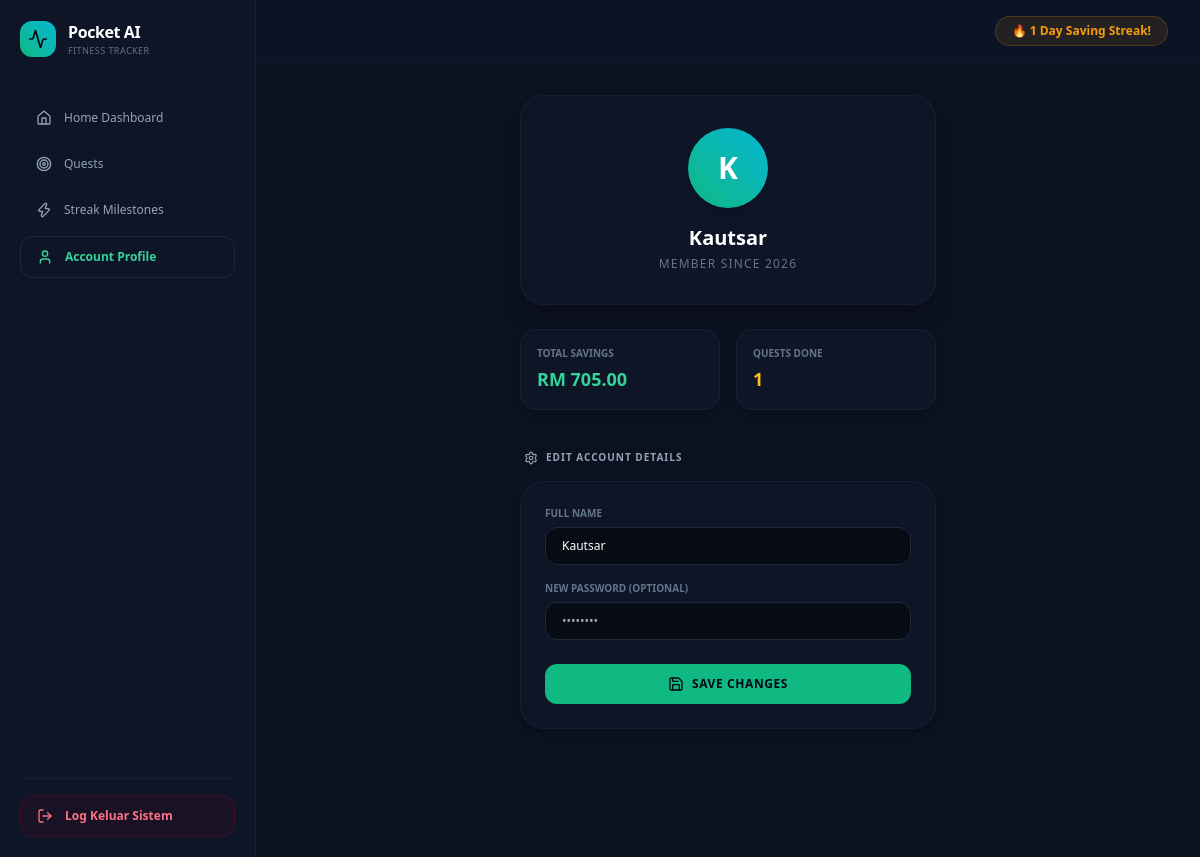
The page /frontend/profile.php (signed in) on the database its author committed.
### tables this page shows
CREATE TABLE `financials` (
  `id` int(11) NOT NULL,
  `user_id` int(11) NOT NULL,
  `monthly_allowance` decimal(10,2) NOT NULL DEFAULT 0.00,
  `current_balance` decimal(10,2) NOT NULL DEFAULT 0.00,
  `savings_amount` decimal(10,2) NOT NULL DEFAULT 0.00,
  `spending_amount` decimal(10,2) NOT NULL DEFAULT 0.00,
  `bills_amount` decimal(10,2) NOT NULL DEFAULT 0.00,
  `streak_count` int(11) NOT NULL DEFAULT 1,
  `total_wins` int(11) DEFAULT 0,
  `xp` int(11) NOT NULL DEFAULT 10,
  `last_streak_date` varchar(50) DEFAULT ''
);

CREATE TABLE `users` (
  `id` int(11) NOT NULL,
  `fullname` varchar(100) NOT NULL,
  `email` varchar(100) NOT NULL,
  `password` varchar(255) NOT NULL,
  `created_at` timestamp NOT NULL DEFAULT current_timestamp()
);

### frontend/profile.php (the view, shortened to what this page needs)
<?php
require_once 'db.php';
$userId = $_SESSION['user_id'];
$stmt = $conn->prepare("SELECT * FROM users WHERE id = :uid");
$stmt->execute([':uid' => $userId]);
$user = $stmt->fetch(PDO::FETCH_ASSOC);
$username = $user ? $user['fullname'] : 'User';
$stmtFin = $conn->prepare("SELECT * FROM financials WHERE user_id = :uid");
$stmtFin->execute([':uid' => $userId]);
$fin = $stmtFin->fetch(PDO::FETCH_ASSOC);
$streakCount = $fin ? intval($fin['streak_count']) : 0;
$totalWins   = $fin ? intval($fin['total_wins'] ?? 0) : 0;
$balance     = $fin ? floatval($fin['current_balance']) : 0.00;
?>
<!DOCTYPE html>
<html lang="en">
<head>
  <script src="https://cdn.tailwindcss.com"></script>
</head>
<body class="bg-[#0b111e] text-slate-100 font-sans min-h-screen flex overflow-x-hidden">
  <aside id="sidebar" class="fixed inset-y-0 left-0 z-50 w-64 bg-[#0d1527] border-r border-slate-800/60 p-5 transform -translate-x-full lg:translate-x-0 lg:static lg:flex lg:flex-col justify-between transition-transform duration-300 ease-in-out shrink-0">
    <div class="space-y-6">
      <div class="flex items-center justify-between">
        <div class="flex items-center gap-3">
          <div class="bg-gradient-to-tr from-emerald-500 to-cyan-500 p-2 rounded-xl text-slate-950 font-black tracking-tighter">
            <i data-lucide="activity" class="w-5 h-5"></i>
          </div>
          <div>
            <h1 class="text-base font-black tracking-tight text-white">Pocket AI</h1>
            <p class="text-[9px] text-slate-500 font-medium uppercase tracking-wider">Fitness Tracker</p>
          </div>
        </div>
      </div>
      <nav class="space-y-1.5 pt-4">
        <a href="index.php" class="flex items-center gap-3 px-4 py-3 text-slate-400 hover:bg-slate-900/40 hover:text-slate-200 font-medium text-xs rounded-xl transition-all">
          <i data-lucide="home" class="w-4 h-4"></i> Home Dashboard
        </a>
        <a href="quests.php" class="flex items-center gap-3 px-4 py-3 text-slate-400 hover:bg-slate-900/40 hover:text-slate-200 font-medium text-xs rounded-xl transition-all">
          <i data-lucide="target" class="w-4 h-4"></i> Quests
        </a>
        <a href="streaks.php" class="flex items-center gap-3 px-4 py-3 text-slate-400 hover:bg-slate-900/40 hover:text-slate-200 font-medium text-xs rounded-xl transition-all">
          <i data-lucide="zap" class="w-4 h-4"></i> Streak Milestones
        </a>
        <a href="profile.php" class="flex items-center gap-3 px-4 py-3 bg-slate-900/60 border border-slate-800 text-emerald-400 font-bold text-xs rounded-xl transition-all">
          <i data-lucide="user" class="w-4 h-4"></i> Account Profile
        </a>
      </nav>
    </div>
    <div class="pt-4 border-t border-slate-800/60">
      <a href="logout.php" class="flex items-center gap-3 px-4 py-3 w-full bg-rose-950/20 border border-rose-900/30 hover:bg-rose-950/40 text-rose-400 font-bold text-xs rounded-xl transition-colors">
        <i data-lucide="log-out" class="w-4 h-4"></i> Log Keluar Sistem
      </a>
    </div>
  </aside>
  <main class="flex-1 min-w-0 flex flex-col min-h-screen pb-32">
    <header class="bg-[#0d1527]/80 backdrop-blur-md px-4 md:px-8 py-4 border-b border-slate-800/40 flex justify-between items-center sticky top-0 z-30">
      <div class="bg-amber-500/10 border border-amber-500/20 px-4 py-1.5 rounded-full flex items-center gap-1.5">
        <span class="text-xs text-amber-500 font-bold">🔥 <?php echo $streakCount; ?> Day Saving Streak!</span>
      </div>
    </header>
    <div class="max-w-md w-full mx-auto px-4 pt-8 space-y-6">
        <div class="bg-[#0d1527] border border-slate-800/60 p-8 rounded-3xl text-center space-y-4 shadow-xl">
            <div class="w-20 h-20 bg-gradient-to-tr from-emerald-500 to-cyan-500 rounded-full mx-auto flex items-center justify-center text-3xl font-black text-white shadow-lg">
                <?php echo strtoupper(substr($username, 0, 1)); ?>
            </div>
            <div>
                <h2 class="text-xl font-black text-white"><?php echo htmlspecialchars($username); ?></h2>
                <p class="text-xs text-slate-500 font-medium uppercase tracking-widest mt-1">Member Since 2026</p>
            </div>
        </div>
        <div class="grid grid-cols-2 gap-4">
            <div class="bg-[#0d1527] border border-slate-800/60 p-4 rounded-2xl shadow-md">
                <p class="text-[10px] uppercase text-slate-500 font-bold">Total Savings</p>
                <p class="text-lg font-black text-emerald-400 mt-1">RM <?php echo number_format($balance, 2); ?></p>
            </div>
            <div class="bg-[#0d1527] border border-slate-800/60 p-4 rounded-2xl shadow-md">
                <p class="text-[10px] uppercase text-slate-500 font-bold">Quests Done</p>
                <p class="text-lg font-black text-amber-400 mt-1"><?php echo $totalWins; ?></p>
            </div>
        </div>
        <div class="space-y-4 pt-4">
            <h3 class="text-[10px] font-bold text-slate-400 uppercase tracking-widest px-1 flex items-center gap-2">
                <i data-lucide="settings" class="w-3.5 h-3.5"></i> Edit Account Details
            </h3>
            <form action="update_profile.php" method="POST" class="bg-[#0d1527] border border-slate-800/60 p-6 rounded-3xl space-y-4 shadow-md">
                <div>
                    <label class="block text-[10px] uppercase font-bold text-slate-500 mb-1.5">Full Name</label>
                    <input type="text" name="fullname" value="<?php echo htmlspecialchars($username); ?>"
                           class="w-full bg-[#070b14] border border-slate-800 rounded-xl px-4 py-2.5 text-xs text-white focus:border-emerald-500 outline-none transition-all">
                </div>
                <div>
                    <label class="block text-[10px] uppercase font-bold text-slate-500 mb-1.5">New Password (Optional)</label>
                    <input type="password" name="password" placeholder="••••••••"
                           class="w-full bg-[#070b14] border border-slate-800 rounded-xl px-4 py-2.5 text-xs text-white focus:border-emerald-500 outline-none transition-all">
                </div>
                <div class="pt-2">
                    <button type="submit" class="w-full flex items-center justify-center gap-2 bg-emerald-500 hover:bg-emerald-400 text-slate-950 font-black text-xs py-3 rounded-xl transition-all active:scale-95 uppercase tracking-wider">
                        <i data-lucide="save" class="w-4 h-4"></i> Save Changes
                    </button>
                </div>
            </form>
        </div>
    </div>
  </main>
</body>
</html>

### rows shown on the page
financials: streak_count "1", current_balance "705.00", total_wins "1"
users: fullname "K", fullname "Kautsar"
